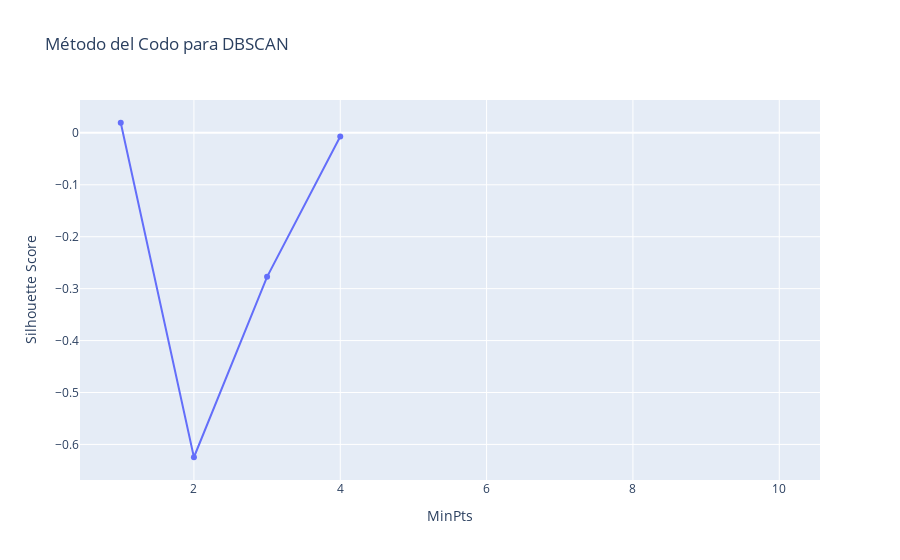

The notebook cell this image was saved under:
### Code cell
import plotly.graph_objects as go
# Graficar el resultado
# Crear el gráfico interactivo en Plotly
fig = go.Figure()
fig.add_trace(go.Scatter(x=list(min_pts_values), y=silhouette_scores, mode='lines+markers'))

fig.update_layout(
    title='Método del Codo para DBSCAN',
    xaxis=dict(title='MinPts'),
    yaxis=dict(title='Silhouette Score'),
    showlegend=False
)

fig.show()

### Figure 1 — Plotly figure (JSON) as saved in the notebook; plotly's stock layout.template omitted (floating-point values rounded to 4 significant figures)
{"data": [{"mode": "lines+markers", "type": "scatter", "x": [1, 2, 3, 4, 5, 6, 7, 8, 9, 10], "y": [0.01949, -0.6247, -0.2772, -0.007113, null, null, null, null, null, null]}], "layout": {"autosize": true, "showlegend": false, "title": {"text": "Método del Codo para DBSCAN"}, "xaxis": {"autorange": true, "range": [0.3552, 10.64], "title": {"text": "MinPts"}, "type": "linear"}, "yaxis": {"autorange": true, "range": [-0.6779, 0.07266], "title": {"text": "Silhouette Score"}, "type": "linear"}}}
